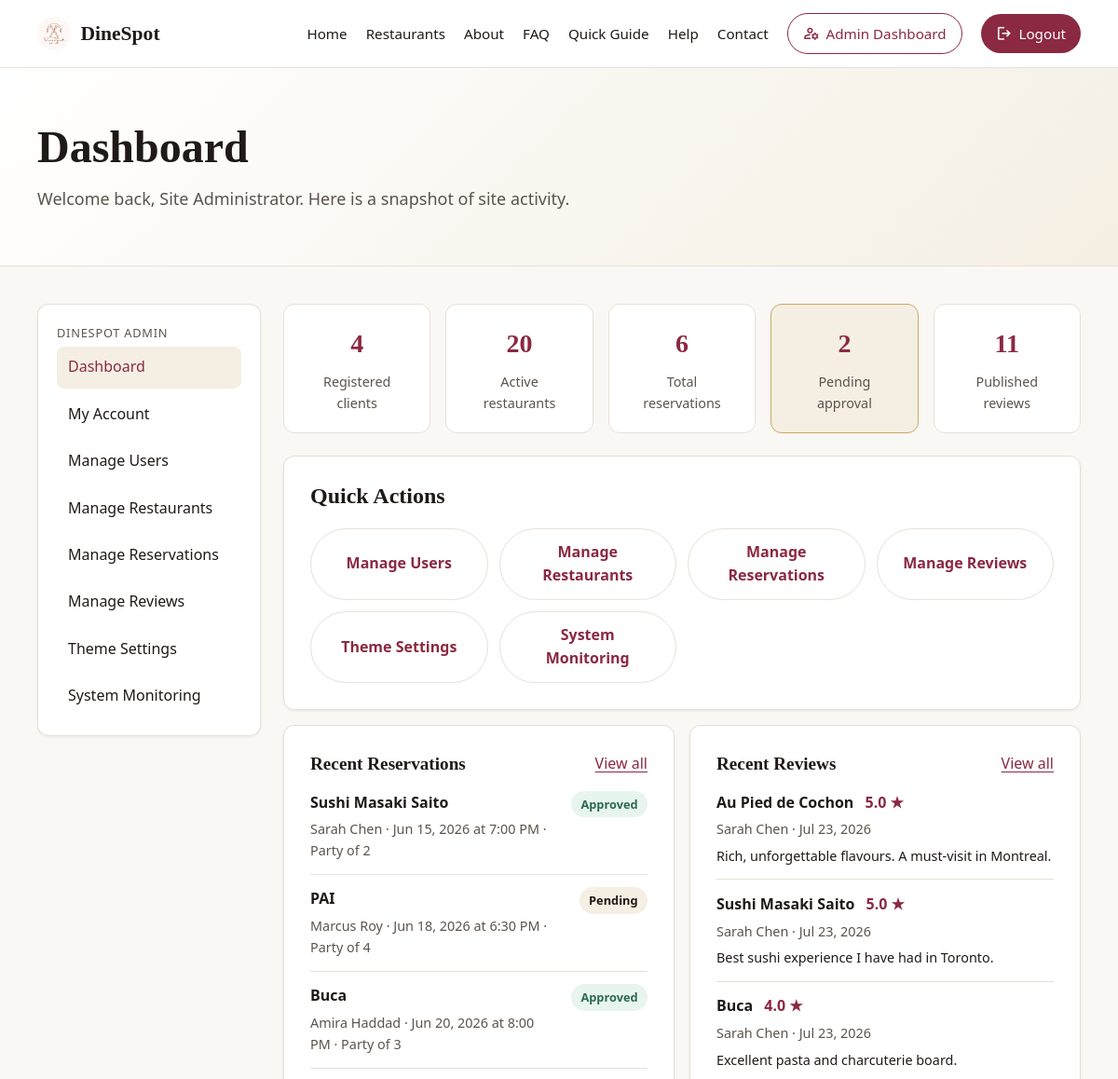
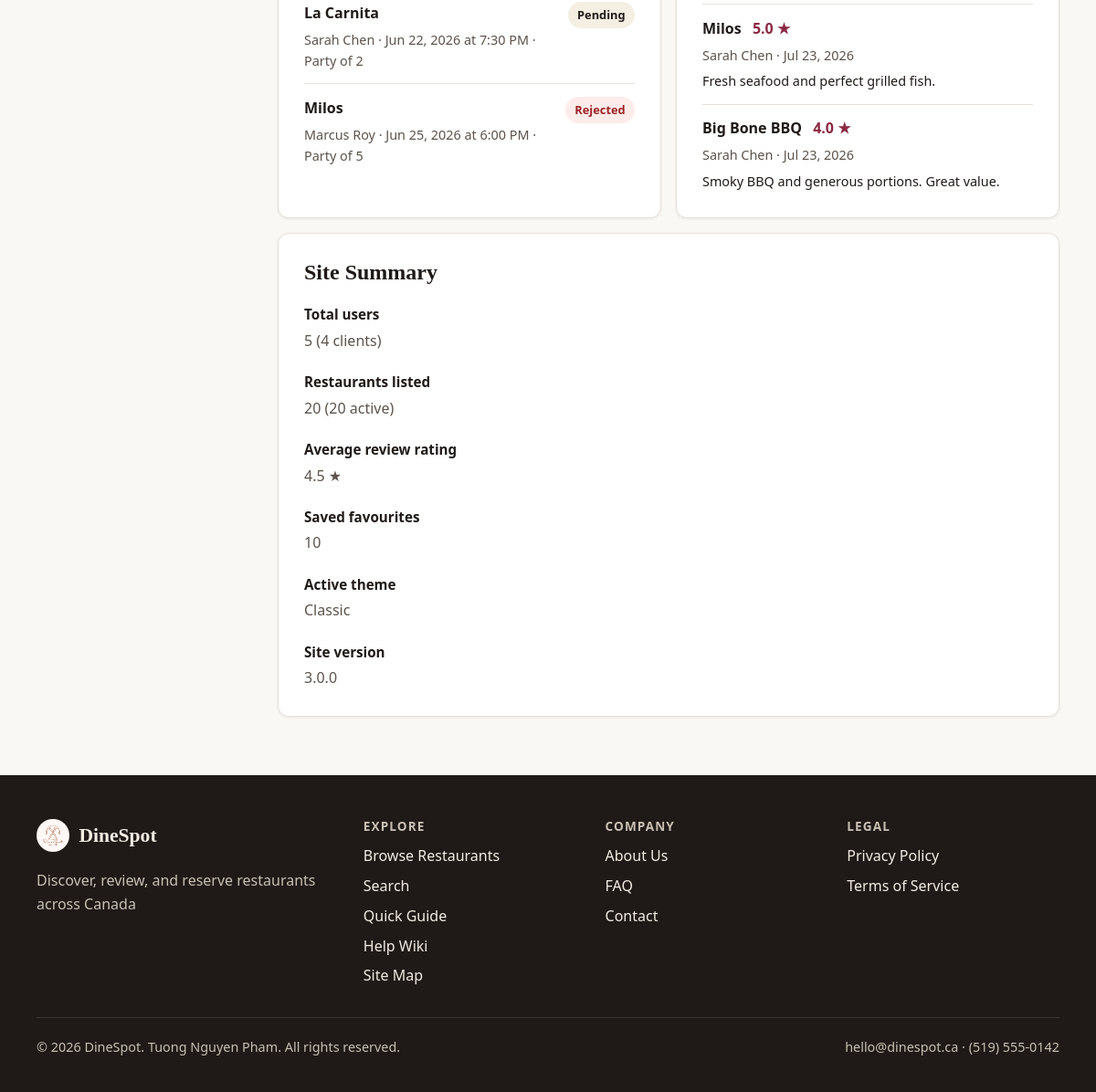
Page /admin/dashboard.php (signed in) on the committed database (2 pictures, top to bottom).
### tables this page shows
CREATE TABLE users (
    id INT AUTO_INCREMENT PRIMARY KEY,
    email VARCHAR(255) NOT NULL UNIQUE,
    password_hash VARCHAR(255) NOT NULL,
    full_name VARCHAR(120) NOT NULL,
    role ENUM('client', 'admin') NOT NULL DEFAULT 'client',
    status ENUM('active', 'suspended') NOT NULL DEFAULT 'active',
    phone VARCHAR(30) NULL,
    created_at TIMESTAMP NOT NULL DEFAULT CURRENT_TIMESTAMP
);

CREATE TABLE reservations (
    id INT AUTO_INCREMENT PRIMARY KEY,
    restaurant_id INT NOT NULL,
    user_id INT NOT NULL,
    reservation_date DATE NOT NULL,
    reservation_time TIME NOT NULL,
    party_size TINYINT NOT NULL,
    status ENUM('pending', 'approved', 'rejected', 'cancelled', 'completed') NOT NULL DEFAULT 'pending',
    notes TEXT NULL,
    created_at TIMESTAMP NOT NULL DEFAULT CURRENT_TIMESTAMP,
    CONSTRAINT fk_reservations_restaurant FOREIGN KEY (restaurant_id) REFERENCES restaurants(id) ON DELETE CASCADE,
    CONSTRAINT fk_reservations_user FOREIGN KEY (user_id) REFERENCES users(id) ON DELETE CASCADE,
    CONSTRAINT chk_reservations_party_size CHECK (party_size BETWEEN 1 AND 20),
    CONSTRAINT chk_reservations_status CHECK (status IN ('pending', 'approved', 'rejected', 'cancelled', 'completed'))
);

CREATE TABLE restaurants (
    id INT AUTO_INCREMENT PRIMARY KEY,
    name VARCHAR(150) NOT NULL,
    cuisine VARCHAR(80) NOT NULL,
    city VARCHAR(80) NOT NULL,
    province VARCHAR(10) NOT NULL,
    description TEXT NOT NULL,
    address VARCHAR(255) NULL,
    image_path VARCHAR(255) NULL,
    latitude DECIMAL(10, 7) NULL,
    longitude DECIMAL(10, 7) NULL,
    price_range TINYINT NOT NULL DEFAULT 2,
    is_active TINYINT(1) NOT NULL DEFAULT 1,
    image_credit VARCHAR(255) NULL,
    created_at TIMESTAMP NOT NULL DEFAULT CURRENT_TIMESTAMP,
    CONSTRAINT chk_restaurants_price_range CHECK (price_range BETWEEN 1 AND 4)
);

CREATE TABLE reviews (
    id INT AUTO_INCREMENT PRIMARY KEY,
    restaurant_id INT NOT NULL,
    user_id INT NOT NULL,
    rating TINYINT NOT NULL,
    comment TEXT NOT NULL,
    created_at TIMESTAMP NOT NULL DEFAULT CURRENT_TIMESTAMP,
    CONSTRAINT fk_reviews_restaurant FOREIGN KEY (restaurant_id) REFERENCES restaurants(id) ON DELETE CASCADE,
    CONSTRAINT fk_reviews_user FOREIGN KEY (user_id) REFERENCES users(id) ON DELETE CASCADE,
    CONSTRAINT chk_reviews_rating CHECK (rating BETWEEN 1 AND 5),
    CONSTRAINT uq_review_user_restaurant UNIQUE (restaurant_id, user_id)
);

CREATE TABLE site_settings (
    setting_key VARCHAR(80) PRIMARY KEY,
    setting_value TEXT NOT NULL
);

### admin/dashboard.php (the view, shortened to what the rows shown need)
<?php
$assetPrefix = '../';
require_once __DIR__ . '/../includes/functions.php';
require_once __DIR__ . '/../includes/auth.php';
require_once __DIR__ . '/../includes/db.php';
$user = logged_in_user();
$stats = [];
$recentReservations = [];
$recentReviews = [];
$dbError = null;
try {
    if (database_is_ready()) {
        $stats = get_admin_dashboard_stats();
        $recentReservations = get_recent_reservations_for_admin(5);
        $recentReviews = get_recent_reviews_for_admin(5);
    }
} catch (Throwable $e) {
    $dbError = 'Unable to load dashboard data. Please check your database connection.';
}
$activeTheme = theme_label(get_site_theme());
$siteVersion = get_site_setting('site_version', '1.0.0');
require_once __DIR__ . '/../includes/header.php';
?>
<section class="page-hero">
    <div class="container">
        <h1>Dashboard</h1>
        <p class="lead">
            Welcome back<?= $user ? ', ' . e($user['full_name']) : '' ?>. Here is a snapshot of site activity.
        </p>
    </div>
</section>
<section class="page-content">
    <div class="container client-layout">
        <div class="client-main">
            <?php if ($dbError): ?>
                <div class="alert alert-error" role="alert"><?= e($dbError) ?></div>
            <?php else: ?>
                <div class="admin-stats-row" aria-label="Site statistics">
                    <div class="stat-box">
                        <strong><?= (int) $stats['clients'] ?></strong>
                        <span class="admin-stat-label">Registered clients</span>
                    </div>
                    <div class="stat-box">
                        <strong><?= (int) $stats['active_restaurants'] ?></strong>
                        <span class="admin-stat-label">Active restaurants</span>
                    </div>
                    <div class="stat-box">
                        <strong><?= (int) $stats['reservations'] ?></strong>
                        <span class="admin-stat-label">Total reservations</span>
                    </div>
                    <div class="stat-box admin-stat-highlight">
                        <strong><?= (int) $stats['pending_reservations'] ?></strong>
                        <span class="admin-stat-label">Pending approval</span>
                    </div>
                    <div class="stat-box">
                        <strong><?= (int) $stats['reviews'] ?></strong>
                        <span class="admin-stat-label">Published reviews</span>
                    </div>
                </div>
                <div class="content-card">
                    <h2>Quick Actions</h2>
                    <div class="admin-quick-actions">
                        <a class="btn btn-secondary" href="<?= e(admin_path('users/list.php')) ?>">Manage Users</a>
                        <a class="btn btn-secondary" href="<?= e(admin_path('restaurants/list.php')) ?>">Manage Restaurants</a>
                        <a class="btn btn-secondary" href="<?= e(admin_path('reservations/list.php')) ?>">Manage Reservations</a>
                        <a class="btn btn-secondary" href="<?= e(admin_path('reviews/list.php')) ?>">Manage Reviews</a>
                        <a class="btn btn-secondary" href="<?= e(admin_path('theme/settings.php')) ?>">Theme Settings</a>
                        <a class="btn btn-secondary" href="<?= e($assetPrefix) ?>monitor.php">System Monitoring</a>
                    </div>
                </div>
                <div class="admin-dashboard-grid">
                    <div class="content-card">
                        <div class="admin-panel-header">
                            <h2>Recent Reservations</h2>
                            <a href="<?= e(admin_path('reservations/list.php')) ?>">View all</a>
                        </div>
                        <?php if ($recentReservations === []): ?>
                            <p>No reservations yet.</p>
                        <?php else: ?>
                            <ul class="admin-activity-list">
                                <?php foreach ($recentReservations as $reservation): ?>
                                    <li>
                                        <div class="admin-activity-item">
                                            <div>
                                                <strong><?= e($reservation['restaurant_name']) ?></strong>
                                                <p>
                                                    <?= e($reservation['user_name']) ?>
                                                    &middot;
                                                    <?= e(date('M j, Y', strtotime($reservation['reservation_date']))) ?>
                                                    at <?= e(date('g:i A', strtotime($reservation['reservation_time']))) ?>
                                                    &middot;
                                                    Party of <?= (int) $reservation['party_size'] ?>
                                                </p>
                                            </div>
                                            <span class="status-badge status-<?= e($reservation['status']) ?>"><?= e(ucfirst($reservation['status'])) ?></span>
                                        </div>
                                    </li>
                                <?php endforeach; ?>
                            </ul>
                        <?php endif; ?>
                    </div>
                    <div class="content-card">
                        <div class="admin-panel-header">
                            <h2>Recent Reviews</h2>
                            <a href="<?= e(admin_path('reviews/list.php')) ?>">View all</a>
                        </div>
                        <?php if ($recentReviews === []): ?>
                            <p>No reviews yet.</p>
                        <?php else: ?>
                            <ul class="admin-activity-list">
                                <?php foreach ($recentReviews as $review): ?>
                                    <li>
                                        <div class="admin-activity-item admin-activity-item-review">
                                            <div>
                                                <strong><?= e($review['restaurant_name']) ?></strong>
                                                <span class="admin-review-rating"><?= e(format_rating((float) $review['rating'])) ?> ★</span>
                                                <p><?= e($review['user_name']) ?> &middot; <?= e(date('M j, Y', strtotime($review['created_at']))) ?></p>
                                                <p class="admin-review-comment"><?= e($review['comment']) ?></p>
                                            </div>
                                        </div>
                                    </li>
                                <?php endforeach; ?>
                            </ul>
                        <?php endif; ?>
                    </div>
                </div>
                <div class="content-card admin-site-summary">
                    <h2>Site Summary</h2>
                    <dl class="profile-details admin-summary-details">
                        <div class="profile-detail">
                            <dt>Total users</dt>
                            <dd><?= (int) $stats['users'] ?> (<?= (int) $stats['clients'] ?> clients)</dd>
                        </div>
                        <div class="profile-detail">
                            <dt>Restaurants listed</dt>
                            <dd><?= (int) $stats['restaurants'] ?> (<?= (int) $stats['active_restaurants'] ?> active)</dd>
                        </div>
                        <div class="profile-detail">
                            <dt>Average review rating</dt>
                            <dd><?= e(format_rating((float) $stats['avg_rating'])) ?> ★</dd>
                        </div>
                        <div class="profile-detail">
                            <dt>Saved favourites</dt>
                            <dd><?= (int) $stats['favourites'] ?></dd>
                        </div>
                        <div class="profile-detail">
                            <dt>Active theme</dt>
                            <dd><?= e($activeTheme) ?></dd>
                        </div>
                        <div class="profile-detail">
                            <dt>Site version</dt>
                            <dd><?= e($siteVersion) ?></dd>
                        </div>
                    </dl>
                </div>
            <?php endif; ?>
        </div>
    </div>
</section>
<?php require_once __DIR__ . '/../includes/footer.php'; ?>

### rows in the picture
users: full_name "Site Administrator"
reservations: restaurant.name "Sushi Masaki Saito", user.full_name "Sarah Chen", reservation_date "Jun 15, 2026", reservation_time "7:00 PM", party_size "2", status "Approved"
reservations: restaurant.name "PAI", user.full_name "Marcus Roy", reservation_date "Jun 18, 2026", reservation_time "6:30 PM", party_size "4", status "Pending"
reservations: restaurant.name "Buca", user.full_name "Amira Haddad", reservation_date "Jun 20, 2026", reservation_time "8:00 PM", party_size "3", status "Approved"
reservations: restaurant.name "La Carnita", user.full_name "Sarah Chen", reservation_date "Jun 22, 2026", reservation_time "7:30 PM", party_size "2", status "Pending"
reservations: restaurant.name "Milos", user.full_name "Marcus Roy", reservation_date "Jun 25, 2026", reservation_time "6:00 PM", party_size "5", status "Rejected"
reviews: restaurant.name "Au Pied de Cochon", rating "5.0", user.full_name "Sarah Chen", created_at "Jul 23, 2026", comment "Rich, unforgettable flavours. A must-visit in Montreal."
reviews: restaurant.name "Sushi Masaki Saito", rating "5.0", user.full_name "Sarah Chen", created_at "Jul 23, 2026", comment "Best sushi experience I have had in Toronto."
reviews: restaurant.name "Buca", rating "4.0", user.full_name "Sarah Chen", created_at "Jul 23, 2026", comment "Excellent pasta and charcuterie board."
reviews: restaurant.name "Milos", rating "5.0", user.full_name "Sarah Chen", created_at "Jul 23, 2026", comment "Fresh seafood and perfect grilled fish."
reviews: restaurant.name "Big Bone BBQ", rating "4.0", user.full_name "Sarah Chen", created_at "Jul 23, 2026", comment "Smoky BBQ and generous portions. Great value."
site_settings: setting_value "Classic"

### other values in the picture
SITE_NAME "DineSpot"
$item['label'] "Dashboard"
$item['label'] "My Account"
$item['label'] "Manage Users"
$item['label'] "Manage Restaurants"
$item['label'] "Manage Reservations"
$item['label'] "Manage Reviews"
$item['label'] "Theme Settings"
$item['label'] "System Monitoring"
$stats['clients'] "4"
$stats['active_restaurants'] "20"
$stats['reservations'] "6"
$stats['pending_reservations'] "2"
$stats['reviews'] "11"
$stats['users'] "5"
